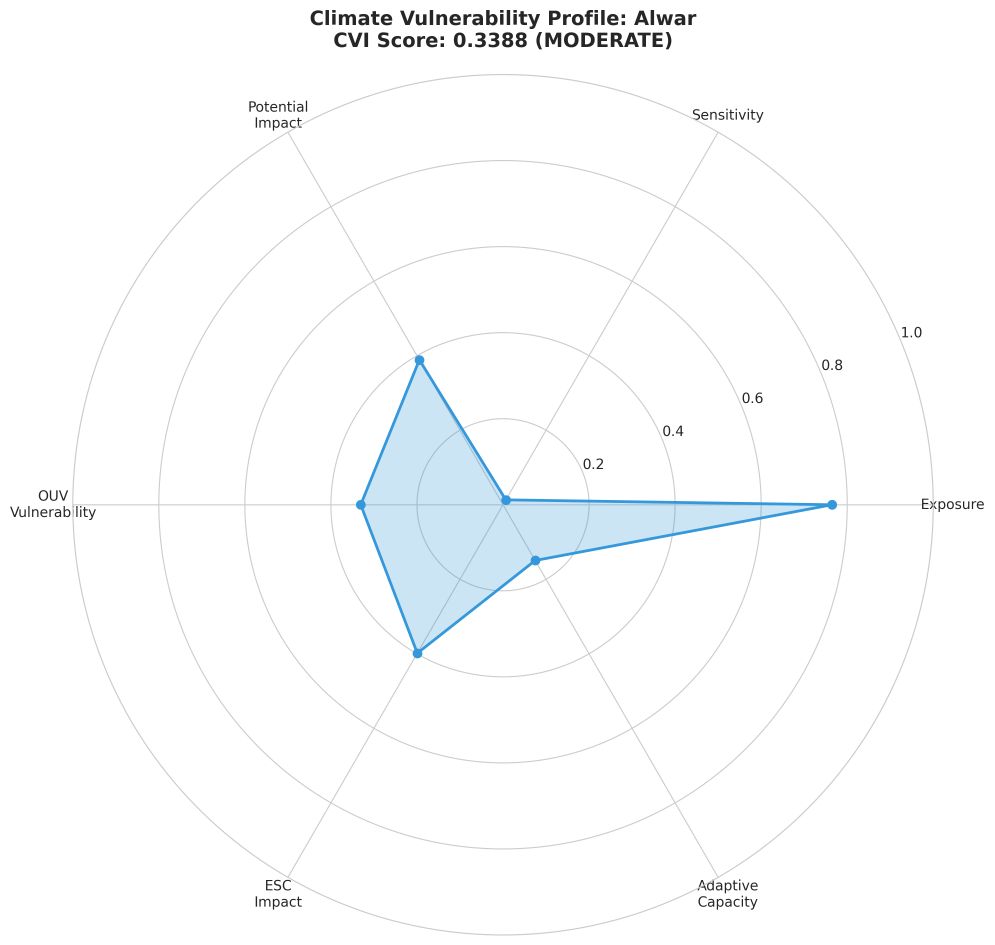
#> input picture CVI_Analysis/cvi_visualizations/cvi_radar_Alwar.png, 2984 x 2835 px (shown at 1/3 size)
$ python -i calculate_cvi_all_districts.py   (imports and definitions only)
#> lines starting #> are read from the running program, lines starting #| are printed output that depends on the picture
"""
Climate Vulnerability Index (CVI) Calculator for ALL Delhi NCR Districts

This script:
1. Calculates CVI for all districts in Delhi NCR
2. Generates visualizations and comparison charts
3. Creates an interactive HTML map with CVI scores overlaid on GeoJSON
4. Exports results to CSV and JSON formats

Based on the operational formulas:
1. Potential Impact (PI) = αE + βS
2. OUV Vulnerability = PI × (1 - AC)
3. ESC Potential Impact = δ × OUV + (1 - δ) × ESC_Dependency
4. Community Vulnerability (CV) = ESC × (1 - ESC_AC)
"""

import os
import pandas as pd
import numpy as np
import matplotlib.pyplot as plt
import seaborn as sns
from scipy import stats
import json
import folium
from folium import plugins
import warnings
# [1 line not run here, left out]

# Get absolute paths
script_dir = os.path.dirname(os.path.abspath(__file__))
project_root = os.path.dirname(script_dir)

# ============================================================================
# CONFIGURATION
# ============================================================================

# List of all Delhi NCR districts
ALL_DISTRICTS = [
    'Alwar', 'Baghpat', 'Bharatpur', 'Bhiwani', 'Bulandshahr',
    'Central Delhi', 'Charki Dadri', 'East Delhi', 'Faridabad',
    'Gautam Buddha Nagar', 'Ghaziabad', 'Gurugram', 'Hapur',
    'Jhajjar', 'Jind', 'Karnal', 'Mahendragarh', 'Meerut',
    'Muzaffarnagar', 'New Delhi', 'North Delhi', 'North East Delhi',
    'North West Delhi', 'Nuh', 'Palwal', 'Panipat', 'Rewari',
    'Rohtak', 'Shahdara', 'Shamli', 'Sonipat', 'South Delhi',
    'South East Delhi', 'South West Delhi', 'West Delhi'
]

# District name mapping for data matching
# (Different datasets may use different names for the same district)
DISTRICT_NAME_MAPPING = {
    'Gurugram': 'Gurgaon',  # Population data uses old name
    'Gautam Buddha Nagar': 'Gautam Budh Nagar',  # Alternative spelling
}

# Default AQI values for districts (based on typical air quality patterns)
# Higher values for urban Delhi districts, lower for rural/peripheral districts
DEFAULT_AQI = {
    'Central Delhi': 178, 'New Delhi': 175, 'East Delhi': 168,
    'North Delhi': 170, 'North East Delhi': 165, 'North West Delhi': 162,
    'South Delhi': 160, 'South East Delhi': 158, 'South West Delhi': 156,
    'West Delhi': 164, 'Shahdara': 166,
    'Ghaziabad': 145, 'Faridabad': 140, 'Gurugram': 138,
    'Gautam Buddha Nagar': 135, 'Baghpat': 110, 'Bulandshahr': 105,
    'Hapur': 108, 'Meerut': 125, 'Muzaffarnagar': 100,
    'Shamli': 95, 'Alwar': 92, 'Bharatpur': 88,
    'Rewari': 90, 'Jhajjar': 115, 'Rohtak': 118,
    'Sonipat': 120, 'Panipat': 122, 'Karnal': 105,
    'Jind': 100, 'Bhiwani': 98, 'Mahendragarh': 85,
    'Charki Dadri': 102, 'Nuh': 110, 'Palwal': 112
}

# ============================================================================
# STEP 1: Load all available data
# ============================================================================

# [48 lines left out: function load_data, not called in this run]

# ============================================================================
# STEP 2: Calculate Exposure Index (E)
# ============================================================================

def calculate_exposure_index(data, district_name, verbose=False):
    """
    Calculate Exposure Index based on:
    - Temperature extremes (max temp variability, heat waves)
    - Rainfall variability (CV, extreme events)
    - Air Quality Index (AQI)
    """
    if verbose:
        print(f"\n{'='*80}")
        print(f"CALCULATING EXPOSURE INDEX FOR: {district_name}")
        print(f"{'='*80}")

    df_rainfall = data['rainfall']
    df_temp = data['temperature']

    # Clean district name for matching
    district_clean = district_name.lower().strip()

    # Get AQI value
    aqi_value = DEFAULT_AQI.get(district_name, 100)
    if verbose:
        print(f"  Air Quality Index (AQI): {aqi_value}")

    # 1. Rainfall Variability
    rain_district = df_rainfall[df_rainfall['DISTRICT_NAME_clean'] == district_clean].copy()

    if len(rain_district) == 0:
        # Try alternative matching
        rain_district = df_rainfall[df_rainfall['DISTRICT_NAME'].str.lower().str.contains(district_clean.split()[0])].copy()

    if len(rain_district) == 0:
        if verbose:
            print(f"⚠ No rainfall data found for {district_name}")
        rainfall_cv = 0
        extreme_rain_days = 0
    else:
        rainfall_cv = rain_district['RAINFALL'].std() / rain_district['RAINFALL'].mean() if rain_district['RAINFALL'].mean() > 0 else 0
        rain_95th = rain_district['RAINFALL'].quantile(0.95)
        extreme_rain_days = (rain_district['RAINFALL'] > rain_95th).sum()

        if verbose:
            print(f"  Rainfall CV: {rainfall_cv:.3f}")
            print(f"  Extreme rainfall events: {extreme_rain_days}")

    # 2. Temperature Extremes
    temp_district = df_temp[df_temp['DISTRICT_NAME'] == district_name].copy()

    if len(temp_district) == 0:
        temp_district = df_temp[df_temp['DISTRICT_NAME'].str.lower().str.contains(district_clean.split()[0])].copy()

    if len(temp_district) == 0:
        if verbose:
            print(f"⚠ No temperature data found for {district_name}")
        temp_max_mean = 0
        temp_variability = 0
        heat_wave_count = 0
    else:
        temp_max_mean = temp_district['maxT'].mean() if 'maxT' in temp_district.columns else 0
        temp_variability = temp_district['maxT'].std() if 'maxT' in temp_district.columns else 0
        if 'maxT' in temp_district.columns:
            temp_95th = temp_district['maxT'].quantile(0.95)
            heat_wave_count = (temp_district['maxT'] > temp_95th).sum()
        else:
            heat_wave_count = 0

        if verbose:
            print(f"  Average Max Temperature: {temp_max_mean:.2f}°C")
            print(f"  Temperature Variability: {temp_variability:.2f}°C")
            print(f"  Heat wave events: {heat_wave_count}")

    exposure_components = {
        'rainfall_cv': rainfall_cv,
        'extreme_rainfall_events': extreme_rain_days,
        'avg_max_temp': temp_max_mean,
        'temp_variability': temp_variability,
        'heat_wave_count': heat_wave_count,
        'aqi': aqi_value
    }

    # Weighted average with AQI included
    exposure_score = (
        0.25 * rainfall_cv +
        0.15 * (extreme_rain_days / 10) +
        0.15 * (temp_max_mean / 50) +
        0.15 * (temp_variability / 10) +
        0.10 * (heat_wave_count / 20) +
        0.20 * (aqi_value / 400)
    )

    if verbose:
        print(f"\n  ➤ EXPOSURE INDEX (E): {exposure_score:.4f}")

    return exposure_score, exposure_components

# ============================================================================
# STEP 3: Calculate Sensitivity Index (S)
# ============================================================================

# [199 lines left out: functions calculate_sensitivity_index, calculate_adaptive_capacity_index, not called in this run]

# ============================================================================
# STEP 5: Calculate CVI for a District
# ============================================================================

def calculate_cvi(district_name, data, alpha=0.5, beta=0.5, delta=0.6, verbose=False):
    """Calculate complete CVI for a district"""

    if verbose:
        print(f"\n\n{'#'*80}")
        print(f"# CLIMATE VULNERABILITY INDEX CALCULATION")
        print(f"# District: {district_name}")
        print(f"{'#'*80}\n")

    # Calculate component indices
    E, exposure_comp = calculate_exposure_index(data, district_name, verbose)
    S, sensitivity_comp = calculate_sensitivity_index(data, district_name, verbose)
    AC, ac_comp = calculate_adaptive_capacity_index(data, district_name, verbose)

    # Step 1: Potential Impact (PI)
    PI = alpha * E + beta * S

    # Step 2: OUV Vulnerability
    OUV = PI * (1 - AC)

    # Step 3: ESC Potential Impact
    ESC_Dependency = 0.5
    ESC = delta * OUV + (1 - delta) * ESC_Dependency

    # Step 4: Community Vulnerability (CV)
    ESC_AC = AC
    CV = ESC * (1 - ESC_AC)

    # Classify vulnerability level
    if CV < 0.2:
        vulnerability_level = "LOW"
    elif CV < 0.4:
        vulnerability_level = "MODERATE"
    elif CV < 0.6:
        vulnerability_level = "HIGH"
    else:
        vulnerability_level = "VERY HIGH"

    if verbose:
        print(f"\n{'#'*80}")
        print(f"# FINAL CVI SCORE: {CV:.4f} ({vulnerability_level})")
        print(f"{'#'*80}\n")

    results = {
        'district': district_name,
        'exposure': E,
        'sensitivity': S,
        'adaptive_capacity': AC,
        'potential_impact': PI,
        'ouv_vulnerability': OUV,
        'esc_impact': ESC,
        'community_vulnerability': CV,
        'cvi_score': CV,  # Alias for easier reference
        'vulnerability_level': vulnerability_level,
        'exposure_components': exposure_comp,
        'sensitivity_components': sensitivity_comp,
        'adaptive_capacity_components': ac_comp
    }

    return results

# ============================================================================
# STEP 6: Calculate CVI for All Districts
# ============================================================================

def calculate_all_districts_cvi(data):
    """Calculate CVI for all Delhi NCR districts"""

    print("\n" + "="*80)
    print("CALCULATING CVI FOR ALL DELHI NCR DISTRICTS")
    print("="*80 + "\n")

    all_results = []

    for i, district in enumerate(ALL_DISTRICTS, 1):
        print(f"[{i}/{len(ALL_DISTRICTS)}] Processing: {district}")
        try:
            result = calculate_cvi(district, data, verbose=False)
            all_results.append(result)
            print(f"  ✓ CVI Score: {result['cvi_score']:.4f} ({result['vulnerability_level']})")
        except Exception as e:
            print(f"  ✗ Error: {str(e)}")
            continue

    print(f"\n✓ Successfully calculated CVI for {len(all_results)} districts")

    return all_results

# ============================================================================
# STEP 7: Create Interactive HTML Map
# ============================================================================

# [397 lines left out: functions create_html_map, create_visualizations, export_results, main, not called in this run]

# [2 lines not run here, left out]

>>> import cv2
>>> picture = cv2.imread('cvi_visualizations/cvi_radar_Alwar.png', cv2.IMREAD_GRAYSCALE)
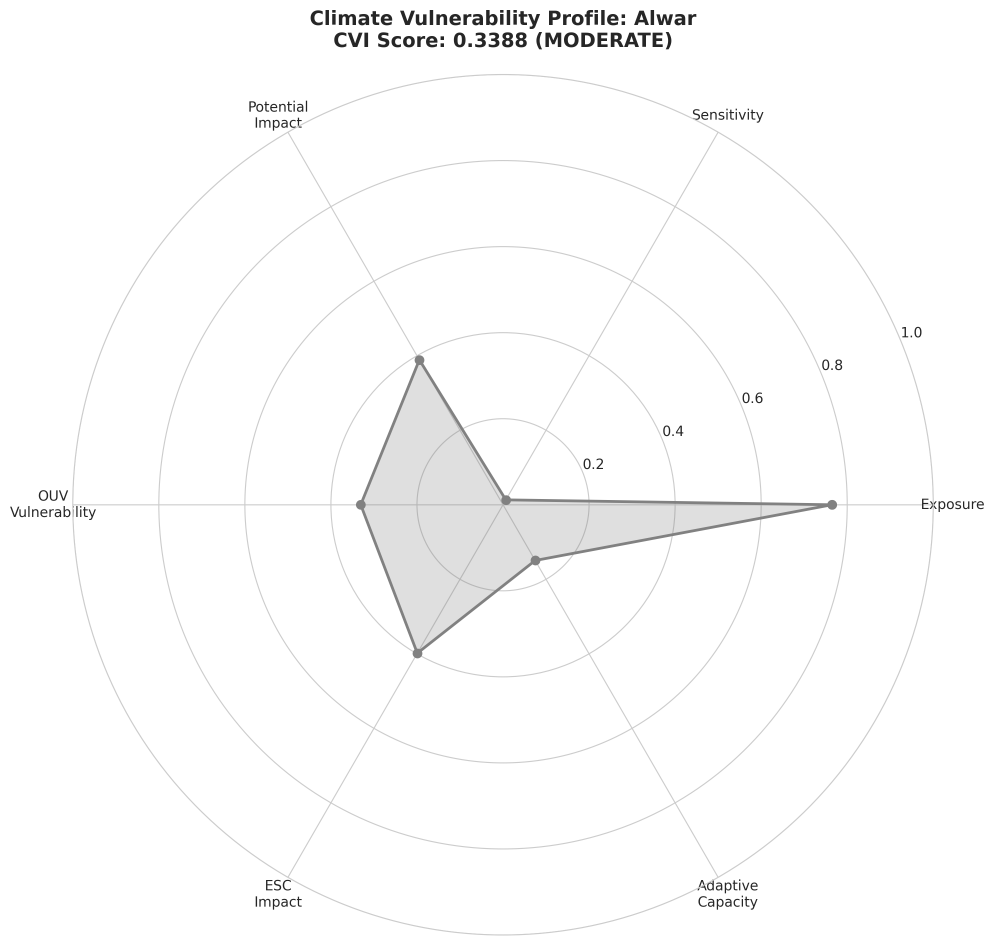
#> picture: shape (2835, 2984) (shown at 1/3 size); min 38, max 255, mean 251.2
>>> result = calculate_all_districts_cvi(picture)
#> after the loop in calculate_all_districts_cvi, `for i, district in enumerate(ALL_DISTRICTS, 1):`: all_results = []
#| ✓ Successfully calculated CVI for 0 districts
#> result = []

$ run again, on CVI_Analysis/cvi_visualizations/cvi_radar_Central_Delhi.png
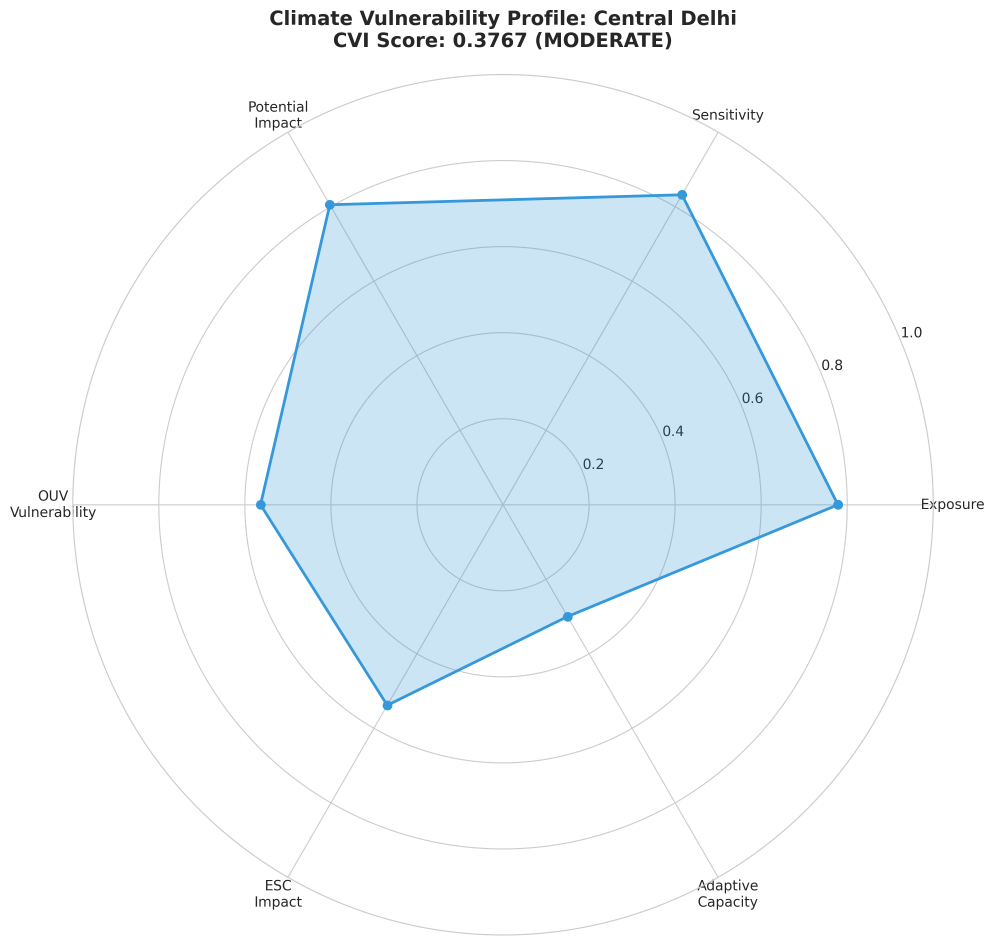
#> input picture CVI_Analysis/cvi_visualizations/cvi_radar_Central_Delhi.png, 2984 x 2835 px (shown at 1/3 size)
#> `picture = cv2.imread('cvi_visualizations/cvi_radar_Alwar.png', cv2.IMR..`:
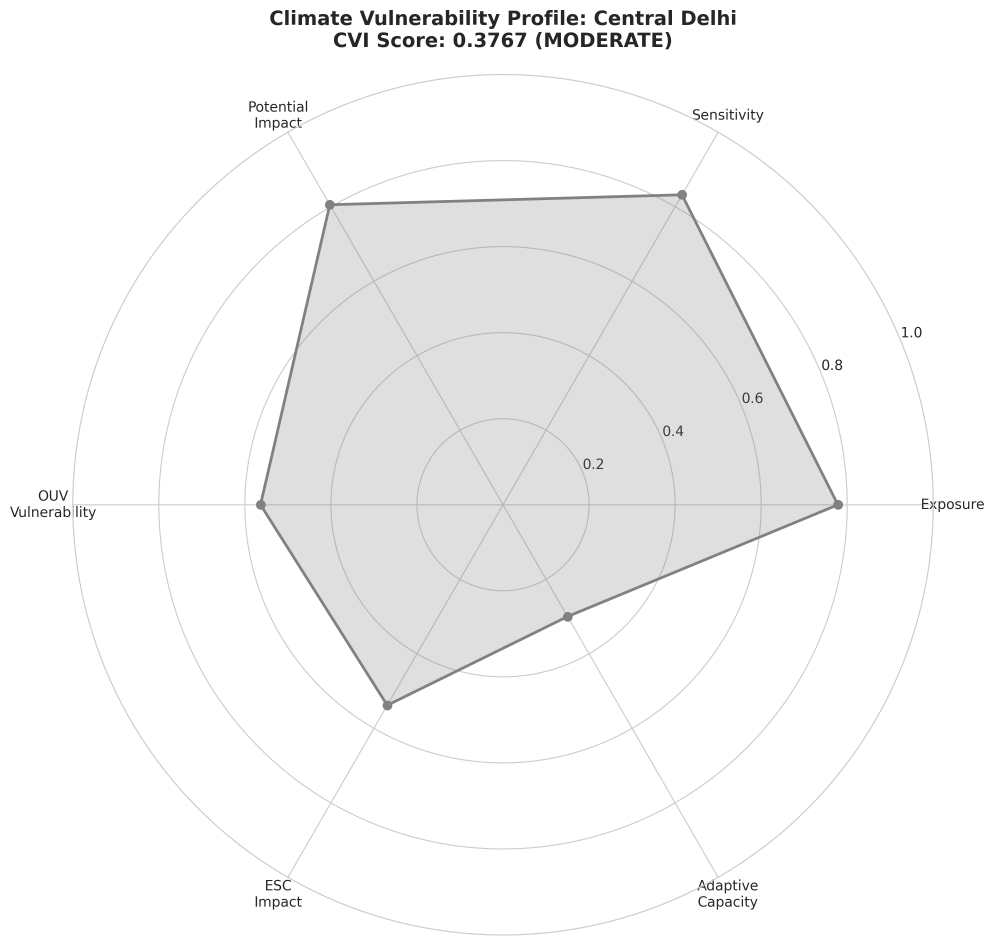
#> picture: shape (2835, 2984) (shown at 1/3 size); min 38, max 255, mean 245.5
#> after the loop in calculate_all_districts_cvi, `for i, district in enumerate(ALL_DISTRICTS, 1):`: all_results = []
#| ✓ Successfully calculated CVI for 0 districts
